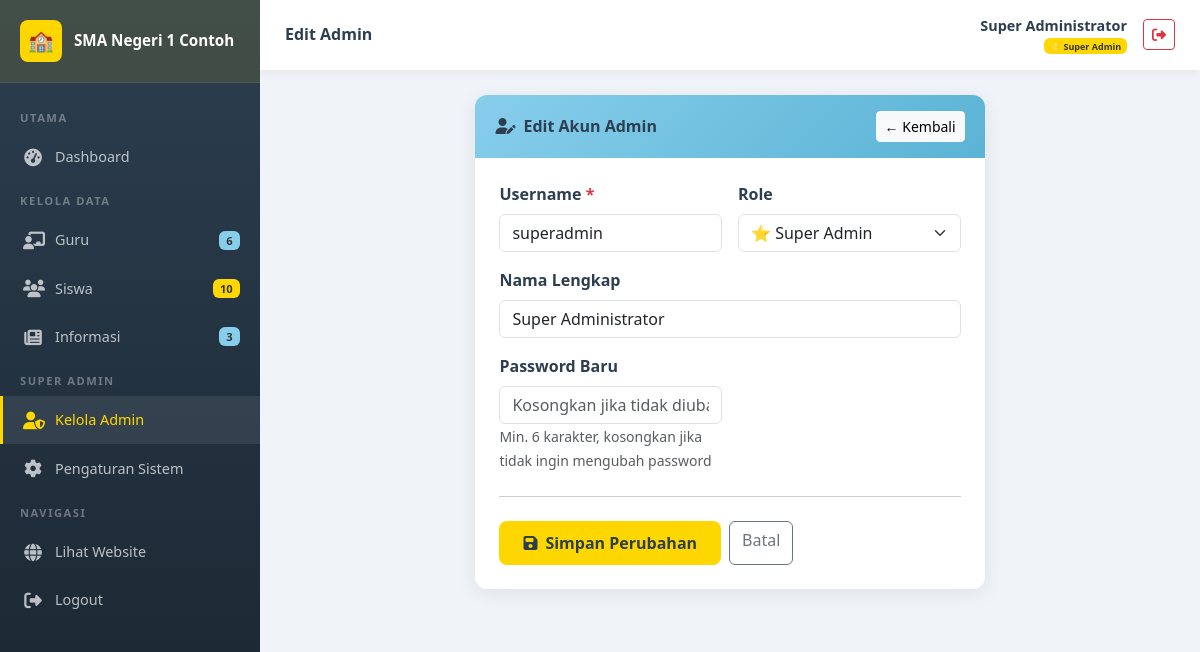
/admin/users/edit.php?id=1 (signed in), run on the app's committed database.
### tables this page shows
CREATE TABLE IF NOT EXISTS pengaturan (
    id INT AUTO_INCREMENT PRIMARY KEY,
    kunci VARCHAR(50) NOT NULL UNIQUE,
    nilai TEXT,
    keterangan VARCHAR(200)
);

CREATE TABLE IF NOT EXISTS users (
    id INT AUTO_INCREMENT PRIMARY KEY,
    username VARCHAR(50) NOT NULL UNIQUE,
    password VARCHAR(255) NOT NULL,
    nama_lengkap VARCHAR(100) NOT NULL,
    role ENUM('admin', 'superadmin') NOT NULL DEFAULT 'admin',
    created_at TIMESTAMP DEFAULT CURRENT_TIMESTAMP,
    updated_at TIMESTAMP DEFAULT CURRENT_TIMESTAMP ON UPDATE CURRENT_TIMESTAMP
);

### koneksi.php (called while the page is built, shortened)
<?php
function escape($koneksi, $data) {
    return mysqli_real_escape_string($koneksi, trim($data));
}
function getSetting($koneksi, $kunci) {
    $kunci = escape($koneksi, $kunci);
    $result = mysqli_query($koneksi, "SELECT nilai FROM pengaturan WHERE kunci='$kunci'");
    if ($row = mysqli_fetch_assoc($result)) {
        return $row['nilai'];
    }
    return '';
}

### admin/users/edit.php (the view, shortened to what this page needs)
<?php
$judul_halaman = 'Edit Admin';
$halaman_admin = 'users';
require_once __DIR__ . '/../includes/admin_header.php';
$id = (int)($_GET['id'] ?? 0);
$result = mysqli_query($koneksi, "SELECT * FROM users WHERE id=$id");
$user = mysqli_fetch_assoc($result);
?>
<div class="row justify-content-center">
<div class="col-lg-7">
<div class="card-admin">
    <div class="card-header-admin">
        <h5><i class="fas fa-user-edit me-2"></i>Edit Akun Admin</h5>
        <a href="./" class="btn btn-sm btn-light">← Kembali</a>
    </div>
    <div class="p-4">
        <form method="POST">
            <div class="row g-3">
                <div class="col-md-6">
                    <label class="form-label fw-semibold">Username <span class="text-danger">*</span></label>
                    <input type="text" name="username" class="form-control" value="<?= htmlspecialchars($user['username']) ?>" required>
                </div>
                <div class="col-md-6">
                    <label class="form-label fw-semibold">Role</label>
                    <select name="role" class="form-select">
                        <option value="superadmin" <?= $user['role']==='superadmin'?'selected':'' ?>>⭐ Super Admin</option>
                    </select>
                </div>
                <div class="col-12">
                    <label class="form-label fw-semibold">Nama Lengkap</label>
                    <input type="text" name="nama_lengkap" class="form-control" value="<?= htmlspecialchars($user['nama_lengkap']) ?>">
                </div>
                <div class="col-md-6">
                    <label class="form-label fw-semibold">Password Baru</label>
                    <input type="password" name="password" class="form-control" placeholder="Kosongkan jika tidak diubah">
                    <small class="text-muted">Min. 6 karakter, kosongkan jika tidak ingin mengubah password</small>
                </div>
            </div>
            <hr class="my-4">
            <div class="d-flex gap-2">
                <button type="submit" class="btn-kuning btn"><i class="fas fa-save me-2"></i>Simpan Perubahan</button>
                <a href="./" class="btn btn-outline-secondary">Batal</a>
            </div>
        </form>
    </div>
</div>
</div>
</div>
<?php require_once __DIR__ . '/../includes/admin_footer.php'; ?>

### admin/includes/admin_header.php (shortened to what this page needs)
<?php
require_once __DIR__ . '/../../koneksi.php';
$nama_sekolah = getSetting($koneksi, 'nama_sekolah');
$role = $_SESSION['role'];
$halaman_admin = $halaman_admin ?? '';
$total_guru = mysqli_fetch_assoc(mysqli_query($koneksi, "SELECT COUNT(*) as t FROM guru"))['t'];
$total_siswa = mysqli_fetch_assoc(mysqli_query($koneksi, "SELECT COUNT(*) as t FROM siswa"))['t'];
$total_info = mysqli_fetch_assoc(mysqli_query($koneksi, "SELECT COUNT(*) as t FROM informasi"))['t'];
?>
<!DOCTYPE html>
<html lang="id">
<head>
    <link rel="stylesheet" href="https://cdn.jsdelivr.net/npm/bootstrap@5.3.2/dist/css/bootstrap.min.css">
    <link rel="stylesheet" href="https://cdnjs.cloudflare.com/ajax/libs/font-awesome/6.5.0/css/all.min.css">
    <link rel="stylesheet" href="<?= BASE_URL ?>assets/css/style.css">
</head>
<body>
<div class="admin-sidebar" id="sidebar">
    <div class="sidebar-brand">
        <div class="brand-icon">🏫</div>
        <span><?= htmlspecialchars(substr($nama_sekolah, 0, 30)) ?></span>
    </div>
    <div class="nav-menu">
        <div class="nav-section">Utama</div>
        <div class="nav-item">
            <a href="<?= BASE_URL ?>admin/dashboard.php" class="<?= $halaman_admin==='dashboard'?'active':'' ?>">
                <span class="nav-icon"><i class="fas fa-tachometer-alt"></i></span> Dashboard
            </a>
        </div>
        <div class="nav-section">Kelola Data</div>
        <div class="nav-item">
            <a href="<?= BASE_URL ?>admin/guru/" class="<?= $halaman_admin==='guru'?'active':'' ?>">
                <span class="nav-icon"><i class="fas fa-chalkboard-teacher"></i></span> Guru
                <span class="ms-auto badge" style="background:var(--biru-muda);color:#333;font-size:0.7rem;"><?= $total_guru ?></span>
            </a>
        </div>
        <div class="nav-item">
            <a href="<?= BASE_URL ?>admin/siswa/" class="<?= $halaman_admin==='siswa'?'active':'' ?>">
                <span class="nav-icon"><i class="fas fa-users"></i></span> Siswa
                <span class="ms-auto badge" style="background:var(--kuning);color:#333;font-size:0.7rem;"><?= $total_siswa ?></span>
            </a>
        </div>
        <div class="nav-item">
            <a href="<?= BASE_URL ?>admin/informasi/" class="<?= $halaman_admin==='informasi'?'active':'' ?>">
                <span class="nav-icon"><i class="fas fa-newspaper"></i></span> Informasi
                <span class="ms-auto badge" style="background:var(--biru-muda);color:#333;font-size:0.7rem;"><?= $total_info ?></span>
            </a>
        </div>
        <?php if ($role === 'superadmin'): ?>
        <div class="nav-section">Super Admin</div>
        <div class="nav-item">
            <a href="<?= BASE_URL ?>admin/users/" class="<?= $halaman_admin==='users'?'active':'' ?>">
                <span class="nav-icon"><i class="fas fa-user-shield"></i></span> Kelola Admin
            </a>
        </div>
        <div class="nav-item">
            <a href="<?= BASE_URL ?>admin/pengaturan.php" class="<?= $halaman_admin==='pengaturan'?'active':'' ?>">
                <span class="nav-icon"><i class="fas fa-cog"></i></span> Pengaturan Sistem
            </a>
        </div>
        <?php endif; ?>
        <div class="nav-section">Navigasi</div>
        <div class="nav-item">
            <a href="<?= BASE_URL ?>index.php" target="_blank">
                <span class="nav-icon"><i class="fas fa-globe"></i></span> Lihat Website
            </a>
        </div>
        <div class="nav-item">
            <a href="<?= BASE_URL ?>admin/logout.php">
                <span class="nav-icon"><i class="fas fa-sign-out-alt"></i></span> Logout
            </a>
        </div>
    </div>
</div>
<div class="admin-main">
    <div class="admin-topbar">
        <div class="d-flex align-items-center gap-3">
            <div>
                <h6 class="mb-0 fw-bold"><?= $judul_halaman ?? 'Dashboard' ?></h6>
            </div>
        </div>
        <div class="d-flex align-items-center gap-3">
            <div class="text-end d-none d-sm-block">
                <div class="fw-semibold" style="font-size:0.9rem;"><?= htmlspecialchars($_SESSION['nama_lengkap']) ?></div>
                <div class="text-muted" style="font-size:0.75rem;">
                    <?php if ($role === 'superadmin'): ?>
                    <span class="badge" style="background:var(--kuning);color:#333;">⭐ Super Admin</span>
                    <?php else: ?>
                    <span class="badge" style="background:var(--biru-muda);color:#333;">🛡️ Admin</span>
                    <?php endif; ?>
                </div>
            </div>
            <a href="logout.php" class="btn btn-sm btn-outline-danger"><i class="fas fa-sign-out-alt"></i></a>
        </div>
    </div>
    <div class="admin-content">

### assets/css/style.css (style rules this page uses)
:root { --kuning: #FFD700; --kuning-dark: #e6c200; --kuning-light: #fff8cc; --biru-muda: #87CEEB; --biru-dark: #5bb3d5; --biru-light: #e8f6fc; --putih: #FFFFFF; --abu: #f8f9fa; --teks-gelap: #2c3e50; --teks-abu: #6c757d; --shadow: 0 4px 20px rgba(0,0,0,0.08); --shadow-hover: 0 8px 30px rgba(0,0,0,0.15); --radius: 12px; --radius-sm: 8px; --transition: all 0.3s ease; }
* { box-sizing: border-box; }
body { font-family: 'Segoe UI', Tahoma, Geneva, Verdana, sans-serif; color: var(--teks-gelap); background: var(--putih); }
a { text-decoration: none; transition: var(--transition); }
.btn-kuning { background: var(--kuning); color: var(--teks-gelap); border: none; font-weight: 600; padding: 10px 24px; border-radius: var(--radius-sm); transition: var(--transition); }
.admin-sidebar { width: 260px; min-height: 100vh; background: linear-gradient(180deg, var(--teks-gelap) 0%, #1a252f 100%); position: fixed; left: 0; top: 0; z-index: 100; transition: var(--transition); overflow-y: auto; }
.admin-sidebar .sidebar-brand { background: rgba(255,215,0,0.1); padding: 20px; border-bottom: 1px solid rgba(255,255,255,0.08); display: flex; align-items: center; gap: 12px; }
.admin-sidebar .sidebar-brand .brand-icon { width: 42px; height: 42px; background: var(--kuning); border-radius: var(--radius-sm); display: flex; align-items: center; justify-content: center; font-size: 1.3rem; flex-shrink: 0; }
.admin-sidebar .sidebar-brand span { color: var(--putih); font-weight: 700; font-size: 0.95rem; line-height: 1.3; }
.admin-sidebar .nav-menu { padding: 15px 0; }
.admin-sidebar .nav-section { font-size: 0.7rem; text-transform: uppercase; color: rgba(255,255,255,0.35); padding: 12px 20px 6px; letter-spacing: 1.5px; font-weight: 600; }
.admin-sidebar .nav-item a { display: flex; align-items: center; gap: 12px; padding: 11px 20px; color: rgba(255,255,255,0.7); font-weight: 500; font-size: 0.9rem; transition: var(--transition); border-left: 3px solid transparent; }
.admin-sidebar .nav-item a:hover, .admin-sidebar .nav-item a.active { background: rgba(255,255,255,0.08); color: var(--kuning); border-left-color: var(--kuning); }
.admin-sidebar .nav-item a .nav-icon { font-size: 1.1rem; width: 20px; text-align: center; }
.admin-main { margin-left: 260px; min-height: 100vh; background: #f0f4f8; transition: var(--transition); }
.admin-topbar { background: var(--putih); padding: 15px 25px; box-shadow: 0 2px 10px rgba(0,0,0,0.06); display: flex; align-items: center; justify-content: space-between; position: sticky; top: 0; z-index: 99; }
.admin-content { padding: 25px; }
.card-admin { background: var(--putih); border-radius: var(--radius); box-shadow: var(--shadow); overflow: hidden; }
.card-admin .card-header-admin { background: linear-gradient(135deg, var(--biru-muda), var(--biru-dark)); padding: 16px 20px; display: flex; align-items: center; justify-content: space-between; }
.card-admin .card-header-admin h5 { color: var(--teks-gelap); font-weight: 700; margin: 0; font-size: 1rem; }

### data on the page
pengaturan: nilai "SMA Negeri 1 Contoh"
users: username "superadmin", role "⭐ Super Admin", nama_lengkap "Super Administrator"

### other printed values
$total_guru "6"
$total_siswa "10"
$total_info "3"
$judul_halaman "Edit Admin"
$_SESSION['nama_lengkap'] "Super Administrator"
